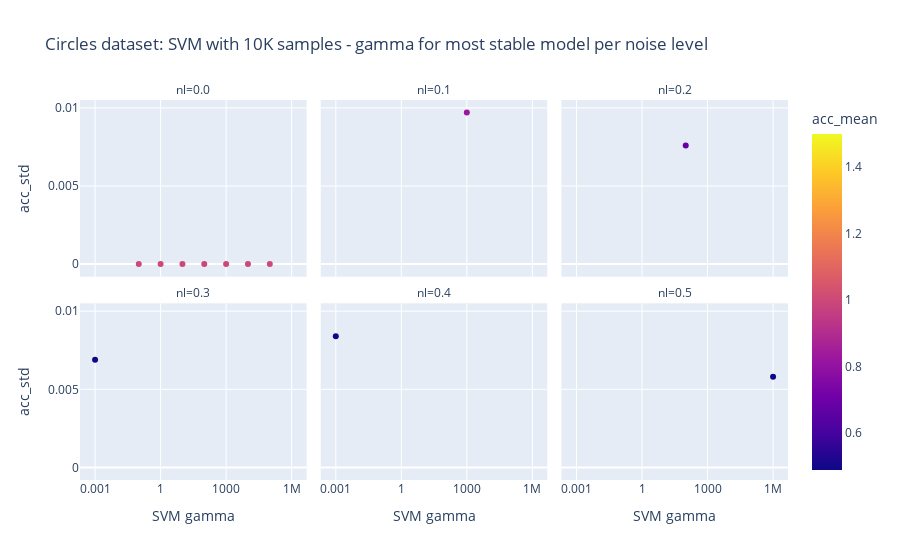

Notebook cell for this chart:
### Markdown cell above
#### 2. For SVM only, For dataset of size 10k and for each dataset, What is the most stable model and model params? How good is it in comparison to other models? Explain using bias and variance terminoligy.

### Code cell
gamma_most_stable_per_nl_10K_df = circles_df.groupby(['nl']).apply(lambda grp: grp[grp.acc_std == grp.acc_std.min()]).reset_index(drop=True)
px.scatter(gamma_most_stable_per_nl_10K_df, x='svm_gamma', labels = {'svm_gamma': 'SVM gamma'}, y='acc_std', 
           log_x=True,
           color = 'acc_mean',
           facet_col = 'nl', facet_col_wrap = 3,
           title="Circles dataset: SVM with 10K samples - gamma for most stable model per noise level")

### Figure 1 — Plotly figure (JSON) as saved in the notebook; plotly's stock layout.template omitted (floating-point values rounded to 4 significant figures)
{"data": [{"hovertemplate": "nl=0.0<br>SVM gamma=%{x}<br>acc_std=%{y}<br>acc_mean=%{marker.color}<extra></extra>", "legendgroup": "", "marker": {"color": [1, 1, 1, 1, 1, 1, 1], "coloraxis": "coloraxis", "symbol": "circle"}, "mode": "markers", "name": "", "orientation": "v", "showlegend": false, "type": "scatter", "x": [0.1, 1, 10, 100, 1000, 10000, 100000], "xaxis": "x4", "y": [0, 0, 0, 0, 0, 0, 0], "yaxis": "y4"}, {"hovertemplate": "nl=0.1<br>SVM gamma=%{x}<br>acc_std=%{y}<br>acc_mean=%{marker.color}<extra></extra>", "legendgroup": "", "marker": {"color": [0.8264], "coloraxis": "coloraxis", "symbol": "circle"}, "mode": "markers", "name": "", "orientation": "v", "showlegend": false, "type": "scatter", "x": [1000], "xaxis": "x5", "y": [0.0097], "yaxis": "y5"}, {"hovertemplate": "nl=0.2<br>SVM gamma=%{x}<br>acc_std=%{y}<br>acc_mean=%{marker.color}<extra></extra>", "legendgroup": "", "marker": {"color": [0.686], "coloraxis": "coloraxis", "symbol": "circle"}, "mode": "markers", "name": "", "orientation": "v", "showlegend": false, "type": "scatter", "x": [100], "xaxis": "x6", "y": [0.0076], "yaxis": "y6"}, {"hovertemplate": "nl=0.3<br>SVM gamma=%{x}<br>acc_std=%{y}<br>acc_mean=%{marker.color}<extra></extra>", "legendgroup": "", "marker": {"color": [0.4896], "coloraxis": "coloraxis", "symbol": "circle"}, "mode": "markers", "name": "", "orientation": "v", "showlegend": false, "type": "scatter", "x": [0.001], "xaxis": "x", "y": [0.0069], "yaxis": "y"}, {"hovertemplate": "nl=0.4<br>SVM gamma=%{x}<br>acc_std=%{y}<br>acc_mean=%{marker.color}<extra></extra>", "legendgroup": "", "marker": {"color": [0.4894], "coloraxis": "coloraxis", "symbol": "circle"}, "mode": "markers", "name": "", "orientation": "v", "showlegend": false, "type": "scatter", "x": [0.001], "xaxis": "x2", "y": [0.0084], "yaxis": "y2"}, {"hovertemplate": "nl=0.5<br>SVM gamma=%{x}<br>acc_std=%{y}<br>acc_mean=%{marker.color}<extra></extra>", "legendgroup": "", "marker": {"color": [0.4918], "coloraxis": "coloraxis", "symbol": "circle"}, "mode": "markers", "name": "", "orientation": "v", "showlegend": false, "type": "scatter", "x": [1000000], "xaxis": "x3", "y": [0.0058], "yaxis": "y3"}], "layout": {"annotations": [{"font": {}, "showarrow": false, "text": "nl=0.3", "x": 0.16, "xanchor": "center", "xref": "paper", "y": 0.465, "yanchor": "bottom", "yref": "paper"}, {"font": {}, "showarrow": false, "text": "nl=0.4", "x": 0.5, "xanchor": "center", "xref": "paper", "y": 0.465, "yanchor": "bottom", "yref": "paper"}, {"font": {}, "showarrow": false, "text": "nl=0.5", "x": 0.84, "xanchor": "center", "xref": "paper", "y": 0.465, "yanchor": "bottom", "yref": "paper"}, {"font": {}, "showarrow": false, "text": "nl=0.0", "x": 0.16, "xanchor": "center", "xref": "paper", "y": 1.0, "yanchor": "bottom", "yref": "paper"}, {"font": {}, "showarrow": false, "text": "nl=0.1", "x": 0.5, "xanchor": "center", "xref": "paper", "y": 1.0, "yanchor": "bottom", "yref": "paper"}, {"font": {}, "showarrow": false, "text": "nl=0.2", "x": 0.84, "xanchor": "center", "xref": "paper", "y": 1.0, "yanchor": "bottom", "yref": "paper"}], "autosize": true, "coloraxis": {"colorbar": {"title": {"text": "acc_mean"}}, "colorscale": [[0, "#0d0887"], [0.1111, "#46039f"], [0.2222, "#7201a8"], [0.3333, "#9c179e"], [0.4444, "#bd3786"], [0.5556, "#d8576b"], [0.6667, "#ed7953"], [0.7778, "#fb9f3a"], [0.8889, "#fdca26"], [1, "#f0f921"]]}, "legend": {"tracegroupgap": 0}, "title": {"text": "Circles dataset: SVM with 10K samples - gamma for most stable model per noise level"}, "xaxis": {"anchor": "y", "autorange": true, "domain": [0, 0.32], "range": [-3.719, 6.719], "title": {"text": "SVM gamma"}, "type": "log"}, "xaxis2": {"anchor": "y2", "autorange": true, "domain": [0.34, 0.66], "matches": "x", "range": [-3.719, 6.719], "title": {"text": "SVM gamma"}, "type": "log"}, "xaxis3": {"anchor": "y3", "autorange": true, "domain": [0.68, 1.0], "matches": "x", "range": [-3.719, 6.719], "title": {"text": "SVM gamma"}, "type": "log"}, "xaxis4": {"anchor": "y4", "autorange": true, "domain": [0, 0.32], "matches": "x", "range": [-3.719, 6.719], "showticklabels": false, "type": "log"}, "xaxis5": {"anchor": "y5", "autorange": true, "domain": [0.34, 0.66], "matches": "x", "range": [-3.719, 6.719], "showticklabels": false, "type": "log"}, "xaxis6": {"anchor": "y6", "autorange": true, "domain": [0.68, 1.0], "matches": "x", "range": [-3.719, 6.719], "showticklabels": false, "type": "log"}, "yaxis": {"anchor": "x", "autorange": true, "domain": [0, 0.465], "range": [-0.001135, 0.01083], "title": {"text": "acc_std"}, "type": "linear"}, "yaxis2": {"anchor": "x2", "autorange": true, "domain": [0, 0.465], "matches": "y", "range": [-0.001135, 0.01083], "showticklabels": false, "type": "linear"}, "yaxis3": {"anchor": "x3", "autorange": true, "domain": [0, 0.465], "matches": "y", "range": [-0.001135, 0.01083], "showticklabels": false, "type": "linear"}, "yaxis4": {"anchor": "x4", "autorange": true, "domain": [0.535, 1.0], "matches": "y", "range": [-0.001135, 0.01083], "title": {"text": "acc_std"}, "type": "linear"}, "yaxis5": {"anchor": "x5", "autorange": true, "domain": [0.535, 1.0], "matches": "y", "range": [-0.001135, 0.01083], "showticklabels": false, "type": "linear"}, "yaxis6": {"anchor": "x6", "autorange": true, "domain": [0.535, 1.0], "matches": "y", "range": [-0.001135, 0.01083], "showticklabels": false, "type": "linear"}}}
